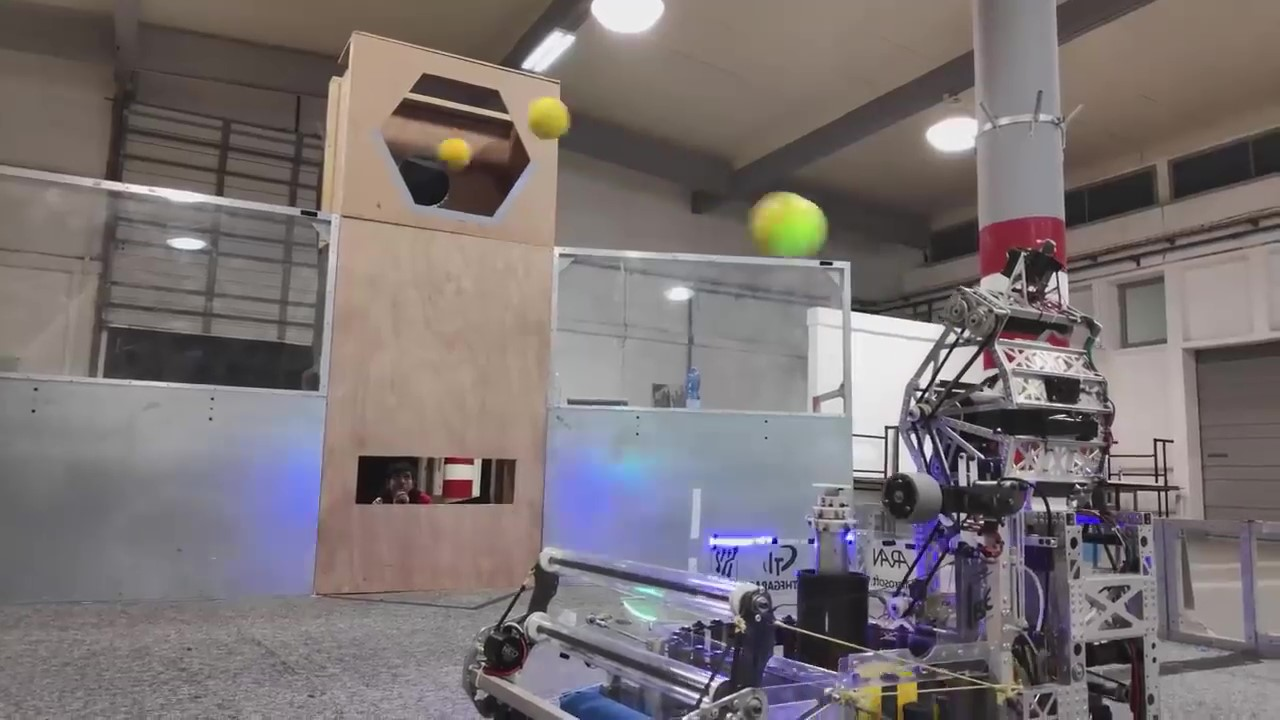
#> input picture vision/orbit_in_air_3.jpg, 1280 x 720 px
$ python python_cv_test_image.py
#> lines starting #> are read from the running program, lines starting #| are printed output that depends on the picture; after the words box and inside, x2 and y2 are one past the last pixel; in counts of white or black regions, pixels touching at a corner belong together
# importing the necessary libraries
import cv2
import numpy as np
import copy
import math

# path = "./FRC team 1690 Orbit 2020 robot reveal - CHESTER_Moment.jpg"
# path = "./118_trimmed_in_air_blurry.jpg"
path = "./orbit_in_air_3.jpg"
cv2.namedWindow("TrackedBars")
cv2.resizeWindow("TrackedBars", 640, 240)


def is_inside_other_circles(i, sorted_circles):
    for j in range(i):
        if math.sqrt((int(sorted_circles[i][0]) - int(sorted_circles[j][0])) ** 2 + (int(sorted_circles[i][1]) - int(sorted_circles[j][1])) ** 2) <= sorted_circles[j][2]:
            return True
    return False


def on_trackbar(val):
    minDist = cv2.getTrackbarPos("minDist", "TrackedBars")
    param1 = cv2.getTrackbarPos("param1", "TrackedBars")
    param2 = cv2.getTrackbarPos("param2", "TrackedBars")
    minRadius = cv2.getTrackbarPos("minRadius", "TrackedBars")
    maxRadius = cv2.getTrackbarPos("maxRadius", "TrackedBars")

    # [9 lines of commented-out code are left out]

    circles = cv2.HoughCircles(mask, cv2.HOUGH_GRADIENT, 1, minDist, param1=param1,
                               param2=param2, minRadius=minRadius, maxRadius=maxRadius)

    cv2.imshow("Output1", img)

    modifiedImage = cv2.cvtColor(mask, 0)
    if circles is not None:
        circles = np.uint16(np.around(circles))  # x, y, radius
        circles = circles[0, :]
        red_circles = []
        green_circles = []
        sorted_circles = sorted(circles, key=lambda cir: -cir[2])
        print(sorted_circles)
        for i in range(len(sorted_circles)):
            if is_inside_other_circles(i, sorted_circles):
                red_circles.append(sorted_circles[i])
            else:
                green_circles.append(sorted_circles[i])

        for i in green_circles:
            cv2.circle(modifiedImage, (i[0], i[1]), i[2], (0, 255, 0), 2)
        for i in red_circles:
            cv2.circle(modifiedImage, (i[0], i[1]), i[2], (0, 0, 255), 2)

    cv2.imshow("Output1", img)
    cv2.imshow("Mask", mask)
    cv2.imshow('circles', modifiedImage)


cv2.createTrackbar("minDist", "TrackedBars", 1, 255, on_trackbar)
cv2.createTrackbar("param1", "TrackedBars", 1, 1000, on_trackbar)
cv2.createTrackbar("param2", "TrackedBars", 1, 50, on_trackbar)
cv2.createTrackbar("minRadius", "TrackedBars", 1, 500, on_trackbar)
cv2.createTrackbar("maxRadius", "TrackedBars", 1, 500, on_trackbar)

cv2.setTrackbarPos("minDist", "TrackedBars", 30)
cv2.setTrackbarPos("param1", "TrackedBars", 100)
cv2.setTrackbarPos("param2", "TrackedBars", 25)
cv2.setTrackbarPos("minRadius", "TrackedBars", 15)
cv2.setTrackbarPos("maxRadius", "TrackedBars", 115)


img = cv2.imread(path)
#> img is the input picture: shape (720, 1280, 3); mean B, G, R 115.3, 114.3, 122.2


img = cv2.resize(img, (1280, 720), fx=0, fy=0,
                 interpolation=cv2.INTER_CUBIC)

# Display the resulting frame
# cv2.imshow('Frame', img)

hsv = cv2.cvtColor(img, cv2.COLOR_BGR2HSV)
#> hsv: shape (720, 1280, 3); mean H, S, V 64.3, 36.9, 127.4

# [4 lines of commented-out code are left out]
lower_red = np.array([19, 102, 114])
upper_red = np.array([43, 255, 255])

mask = cv2.inRange(hsv, lower_red, upper_red)
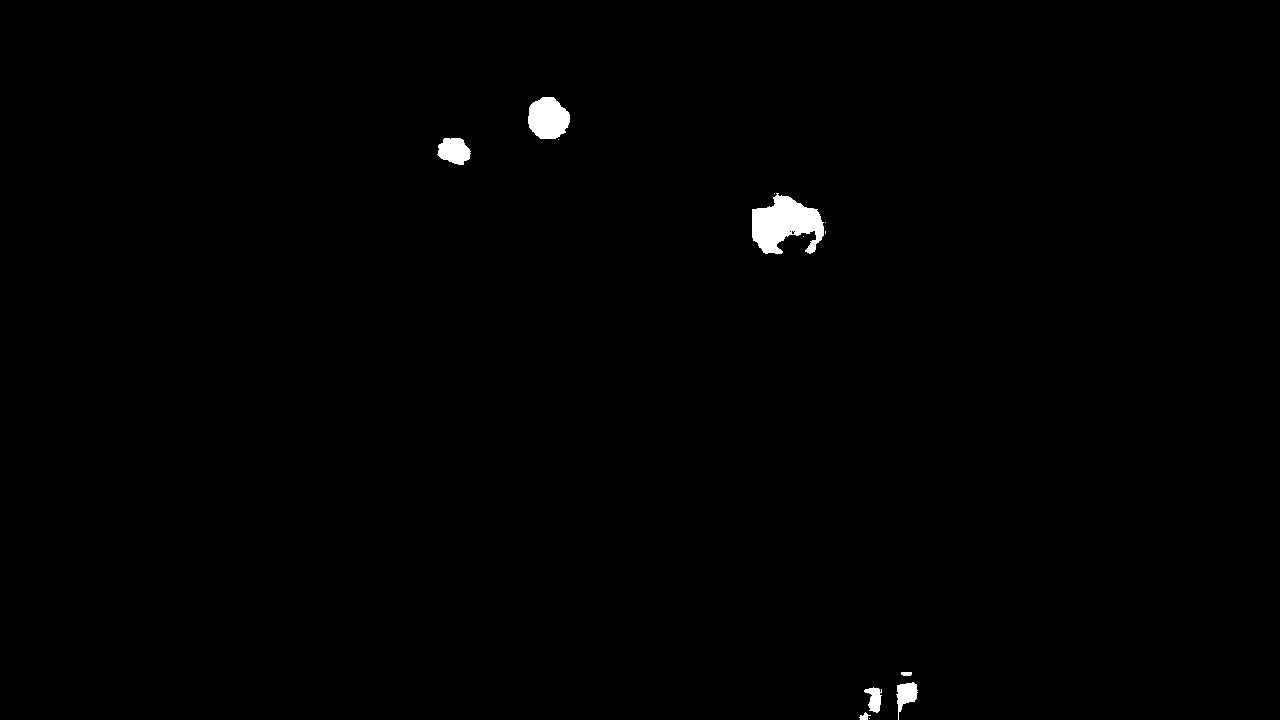
#> mask: shape (720, 1280); 0.6% white; 13 white regions (6 under 20 px), largest, box (x1, y1, x2, y2) and area: (752, 193, 824, 254) 2729, (528, 97, 570, 139) 1370, (437, 138, 471, 165) 670

# [17 lines of commented-out code are left out]


on_trackbar(0)
#> in on_trackbar, `circles = cv2.HoughCircles(mask, cv2.HOUGH_GRADIENT, 1, minDist, param..`: circles = None

cv2.waitKey()

$ run again, with vision/118_trimmed_in_air_blurry.jpg copied over vision/orbit_in_air_3.jpg
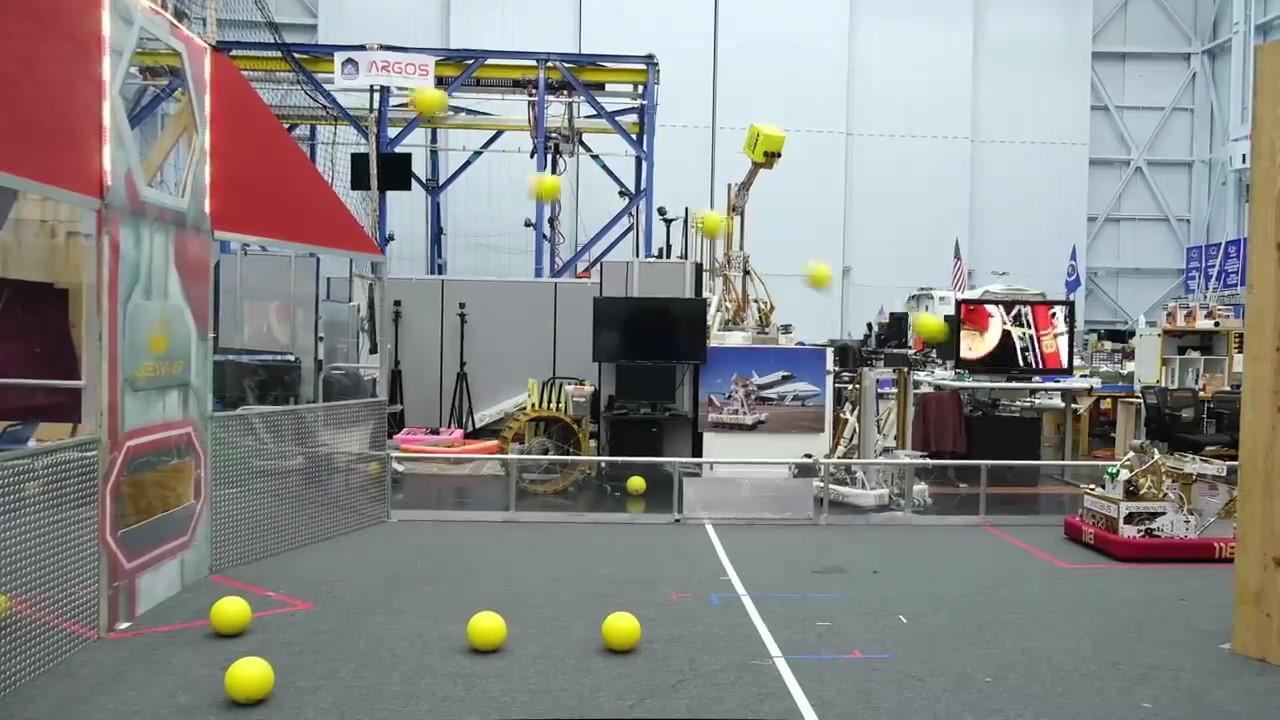
#> input picture vision/118_trimmed_in_air_blurry.jpg, 1280 x 720 px
#> img is the input picture: shape (720, 1280, 3); mean B, G, R 136.7, 138.2, 137.6
#> hsv: shape (720, 1280, 3); mean H, S, V 86.6, 44.4, 149.4
#> `mask = cv2.inRange(hsv, lower_red, upper_red)`:
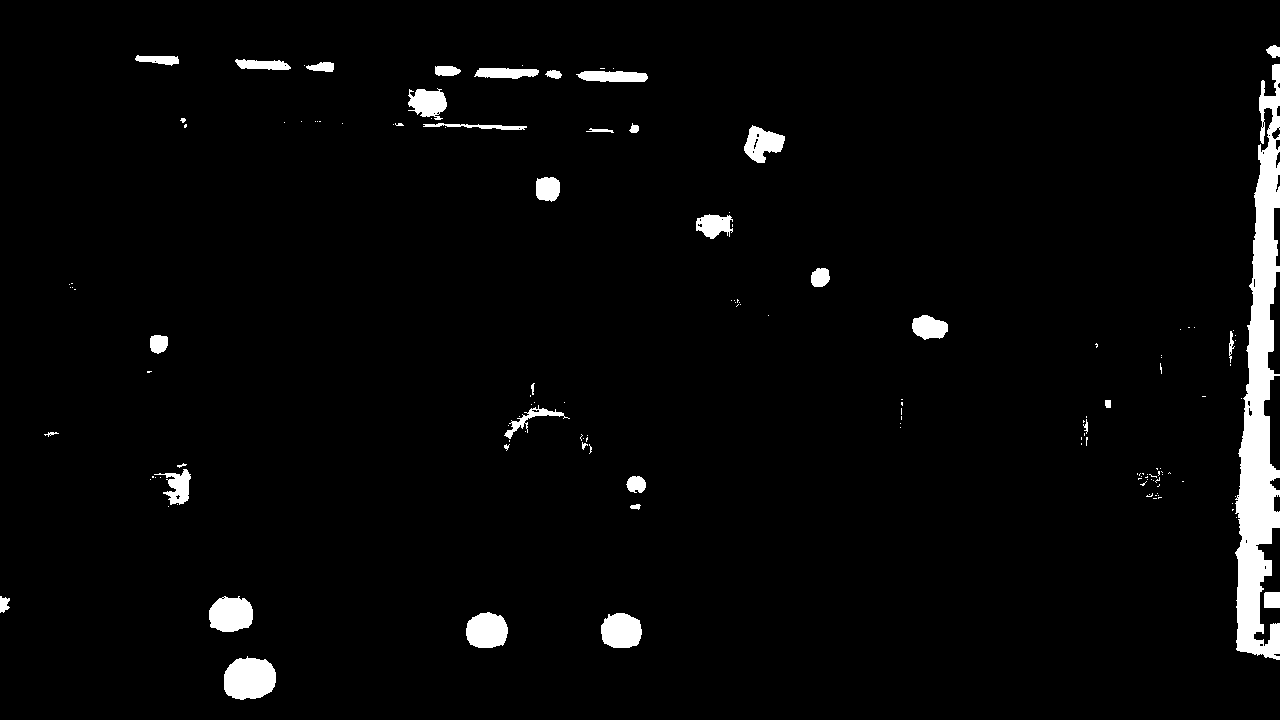
#> mask: shape (720, 1280); 3.2% white; 145 white regions (107 under 20 px), largest, box (x1, y1, x2, y2) and area: (1235, 64, 1280, 660) 14309, (224, 656, 276, 700) 1808, (209, 596, 253, 632) 1278
#> circles = None

$ run again, with vision/orbit_in_air_2.jpg copied over vision/orbit_in_air_3.jpg
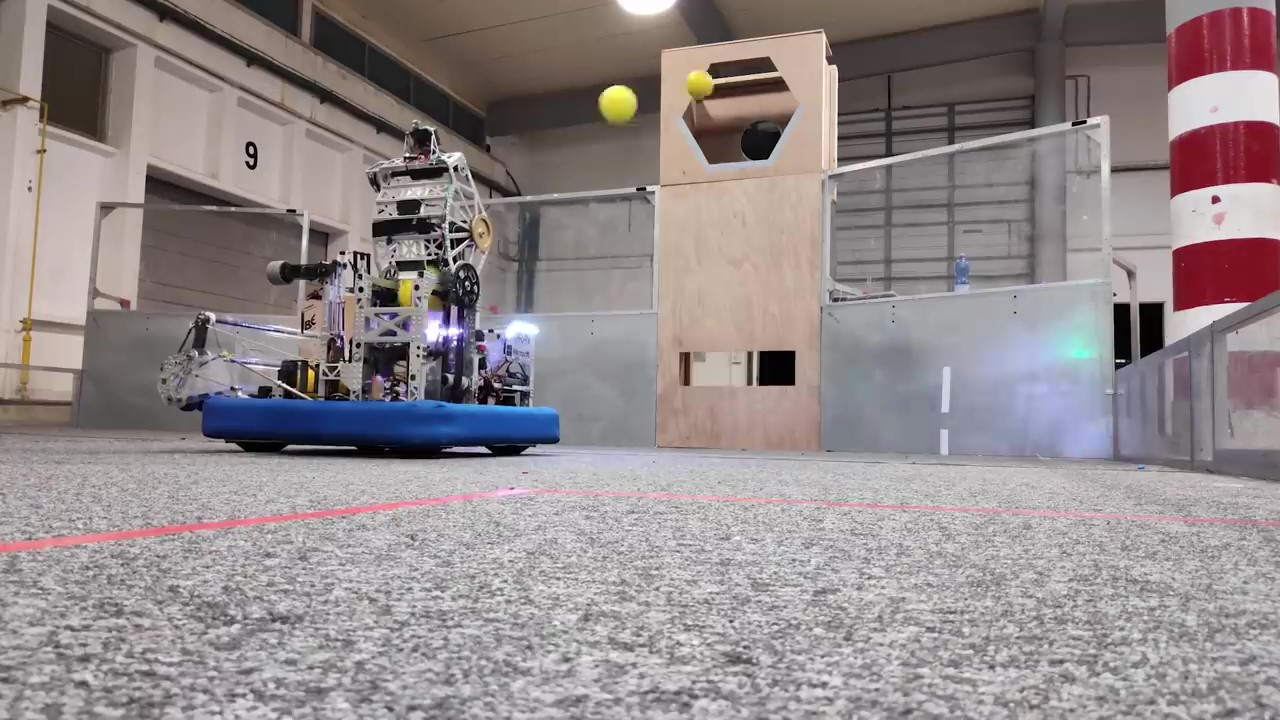
#> input picture vision/orbit_in_air_2.jpg, 1280 x 720 px
#> img is the input picture: shape (720, 1280, 3); mean B, G, R 139, 137.9, 146.6
#> hsv: shape (720, 1280, 3); mean H, S, V 92.3, 31.9, 150
#> `mask = cv2.inRange(hsv, lower_red, upper_red)`:
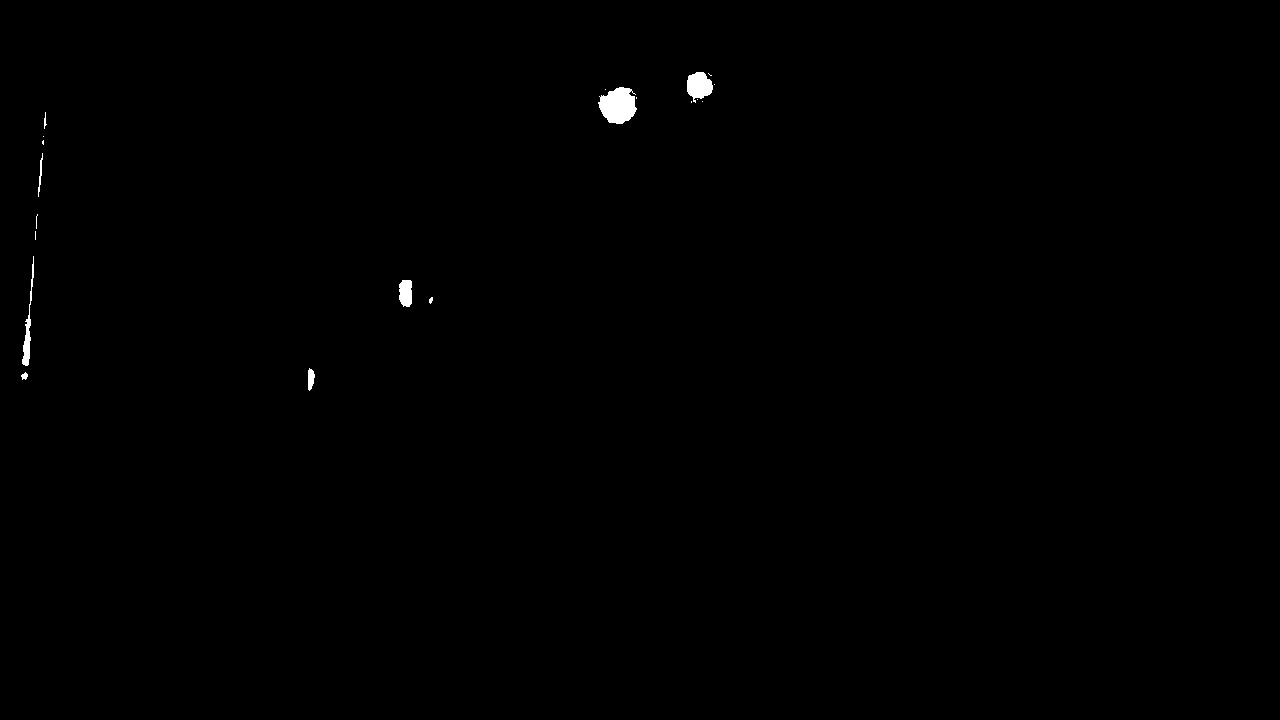
#> mask: shape (720, 1280); 0.28% white; 20 white regions (11 under 20 px), largest, box (x1, y1, x2, y2) and area: (598, 87, 637, 124) 1035, (687, 72, 713, 103) 553, (22, 256, 34, 366) 365
#> circles = None

$ run again, with vision/FRC team 1690 Orbit 2020 robot reveal - CHESTER_Moment.jpg copied over vision/orbit_in_air_3.jpg
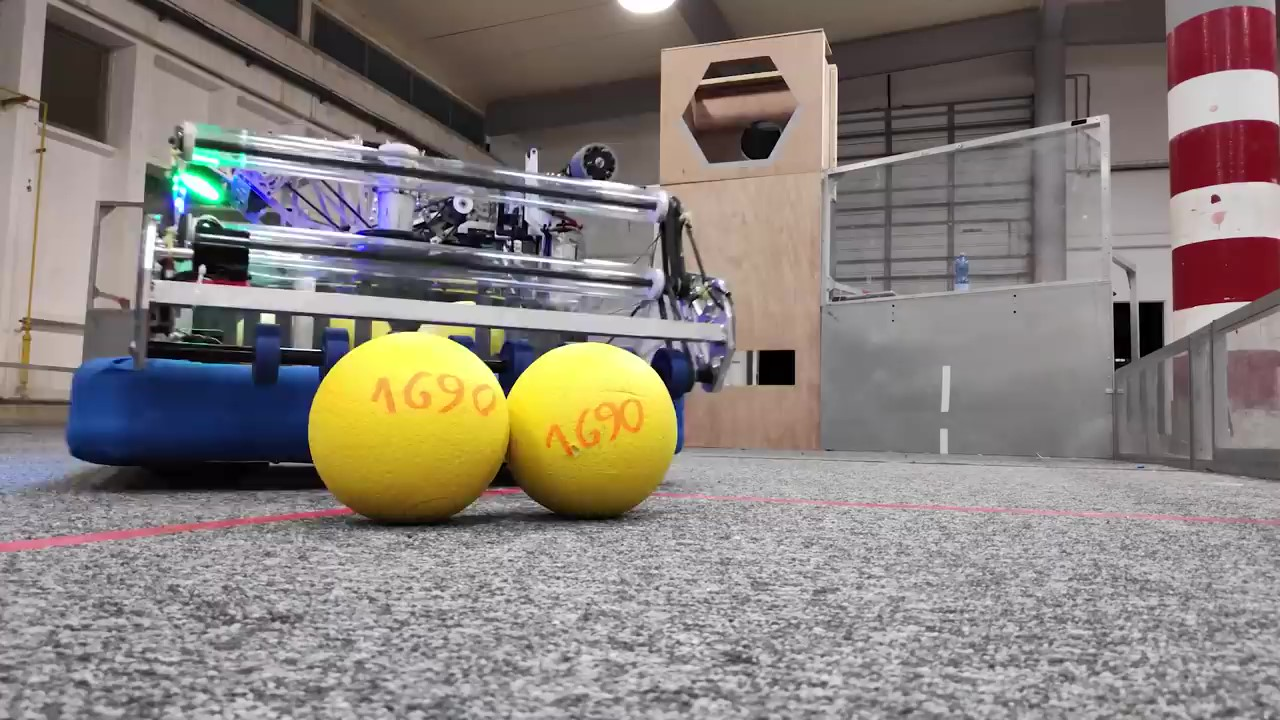
#> input picture vision/FRC team 1690 Orbit 2020 robot reveal - CHESTER_Moment.jpg, 1280 x 720 px
#> img is the input picture: shape (720, 1280, 3); mean B, G, R 123.1, 128.2, 136.3
#> hsv: shape (720, 1280, 3); mean H, S, V 92.7, 44.7, 140.8
#> `mask = cv2.inRange(hsv, lower_red, upper_red)`:
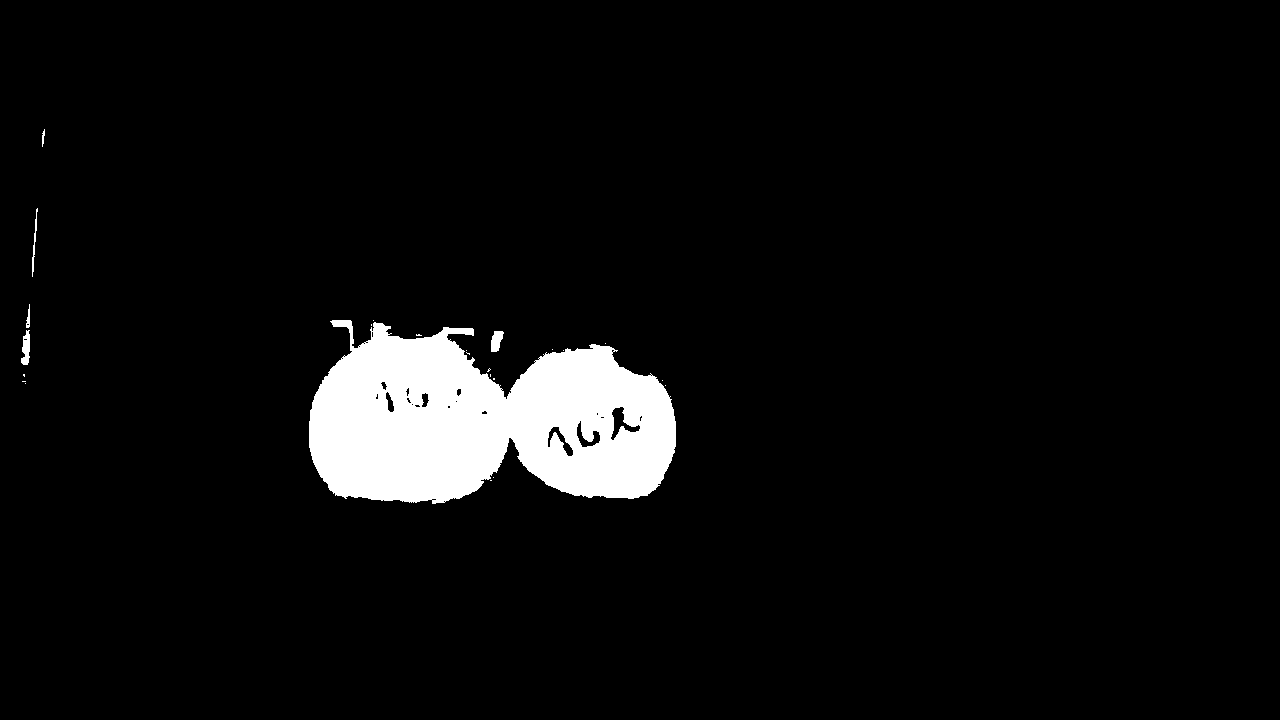
#> mask: shape (720, 1280); 5.2% white; 24 white regions (18 under 20 px), largest, box (x1, y1, x2, y2) and area: (309, 320, 676, 504) 47198, (21, 330, 30, 365) 217, (491, 331, 504, 352) 195, (32, 208, 38, 277) 119, (26, 304, 30, 328) 57, (42, 129, 45, 147) 33
#> circles = None
